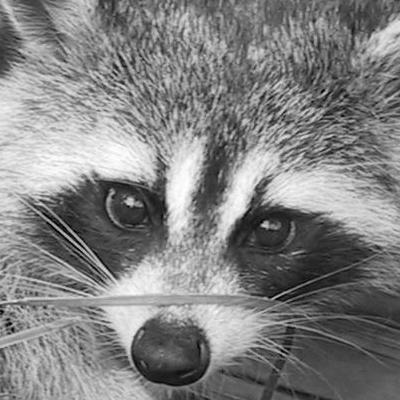

The Python source for this figure:
from load_image import ft_load
from PIL import Image
import matplotlib.pyplot as plt


def main():
    """"""
    try:
        img = ft_load('animal.jpeg')
        print(img)
        arr = img[100:500, 450:850, 0:1]
        pic = img[100:500, 450:850, 0]
        print(f'New shape after slicing: {arr.shape} or {arr.shape[0:2]}')
        print(arr)
        plt.imshow(arr)

        data = Image.fromarray(pic)
        data.show()
        data.save('zoom.jpeg')
    except AssertionError as e:
        print(f'Error {e}')


if __name__ == '__main__':
    main()
